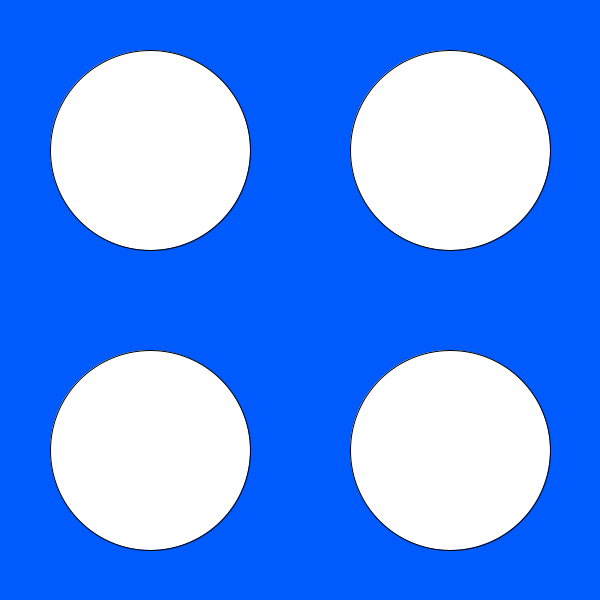
Frame 1 (no input)
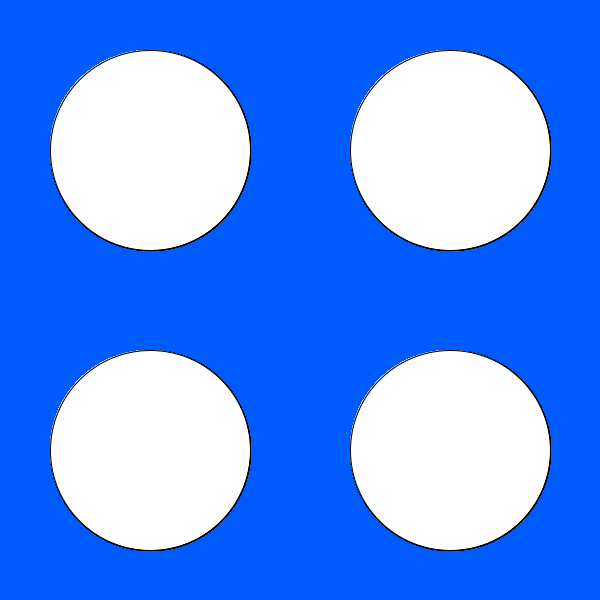
Frame 60 (the mouse pressed at the canvas centre just before this capture)
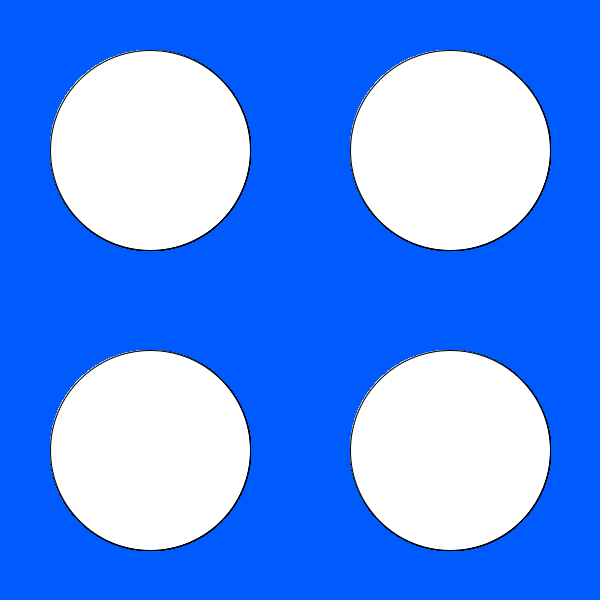
Frame 120 (the mouse held since frame 60 and released just before this capture)

The Processing sketch that drew these frames (run headless with seeded random() and noise(); from frame 60 on, the mouse is pressed at the canvas centre):

// Processing sketch: sketch_4_circles_with_variables
// ── sketch_4_circles_with_variables.pde
int x=150;
int y=150;
int widthE=200;
int heightE=200;
void setup(){
  size(600,600);
  background(0,91,255);
}

void draw(){
  ellipse(x,y,widthE,heightE);
  ellipse(x+300,y,widthE,heightE);
  ellipse(x,y+300,widthE,heightE);
  ellipse(x+300,y+300,widthE,heightE);
}
